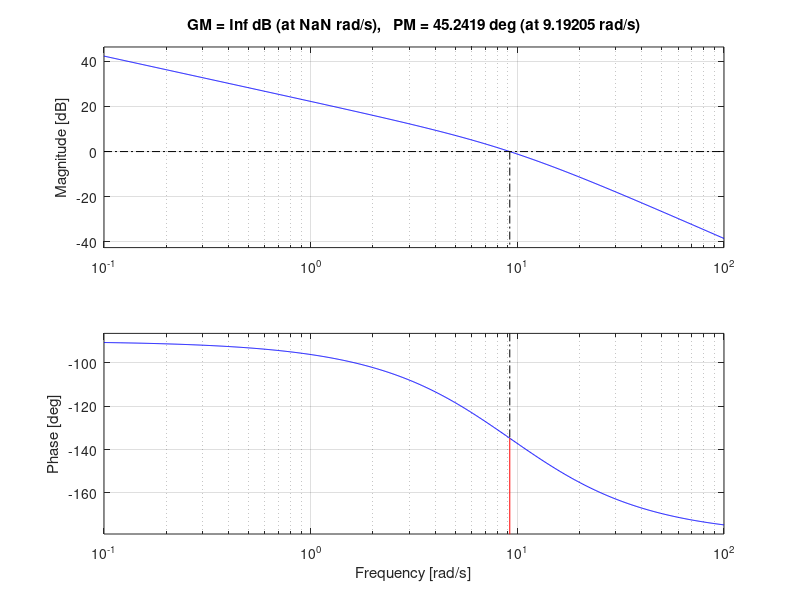

MATLAB code for this plot:
% Control System Final Exam

%% Final

G = tf([1], conv([1 0], [1 9.27]));
K = 120;
L = K*G;
figure(1)
margin(L)

% wc = 21.2; % select wc based on phase = -130
% M = 1.6; % attenuation dB
% alpha = 10^(M/20);
% z = wc/10
% Gc = K*1/z*tf([1 z], [1 0]);
% L = Gc*G;
% figure(2)
% margin(L)
% 
% T = feedback(L, 1);
% stepinfo(T)
% figure(3)
% step(T)
% 
% e_ss = evalfr(T-1, 0)
% 
% K = K*1/z